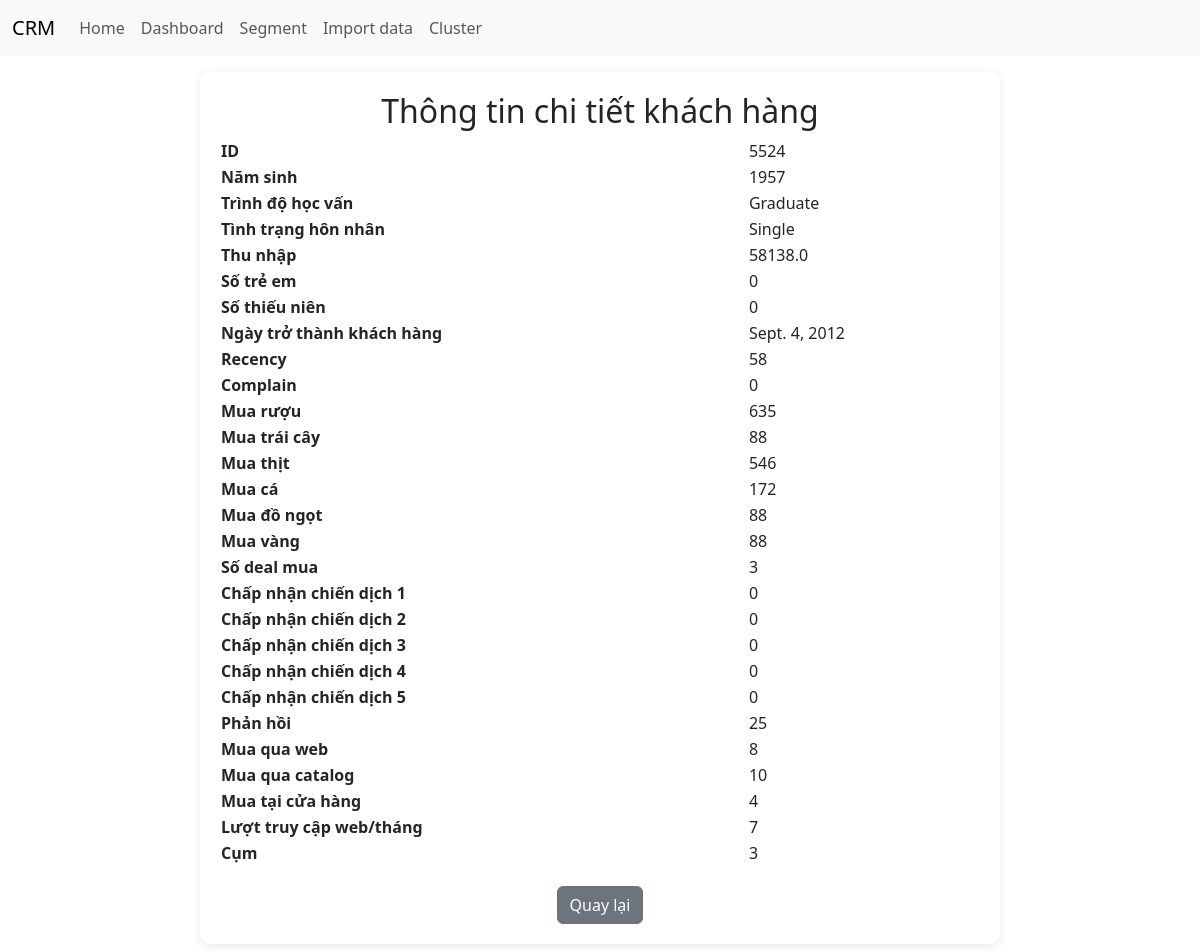
The page /customer/5524/ on the database its author committed.
### CPA_APP/models.py (models this page shows, shortened)
class Customer(models.Model):
    customer_id = models.CharField(primary_key=True)
    year_birth = models.IntegerField()
    education = models.CharField(max_length=50)
    marital_status = models.CharField(max_length=50)
    income = models.FloatField(null=True, blank=True)
    kidhome = models.IntegerField()
    teenhome = models.IntegerField()
    dt_customer = models.DateField()
    recency = models.IntegerField()
    complain = models.IntegerField()
    mnt_wines = models.IntegerField()
    mnt_fruits = models.IntegerField()
    mnt_meat_products = models.IntegerField()
    mnt_fish_products = models.IntegerField()
    mnt_sweet_products = models.IntegerField()
    mnt_gold_prods = models.IntegerField()
    num_deals_purchases = models.IntegerField()
    accepted_cmp1 = models.IntegerField()
    accepted_cmp2 = models.IntegerField()
    accepted_cmp3 = models.IntegerField()
    accepted_cmp4 = models.IntegerField()
    accepted_cmp5 = models.IntegerField()
    response = models.IntegerField()
    num_web_purchases = models.IntegerField()
    num_catalog_purchases = models.IntegerField()
    num_store_purchases = models.IntegerField()
    num_web_visits_month = models.IntegerField()
    cluster = models.CharField(max_length=200,null=True, blank=True)  # Optional field for clustering

### CPA_APP/views.py (the view)
# urls.py: path('customer/<str:customer_id>/', views.customer_detail, name='customer_detail'),
def customer_detail(request, customer_id):
    customer = get_object_or_404(Customer, customer_id=customer_id)
    return render(request, 'customer_detail.html', {'customer': customer})

### templates/customer_detail.html
{% extends "main.html" %}
{% block content %}
<div style="max-width: 800px; margin: auto; padding: 20px; background: white; border-radius: 10px; box-shadow: 0 2px 8px rgba(0,0,0,0.1);">
    <h2 style="text-align: center;">Thông tin chi tiết khách hàng</h2>
    <table style="width: 100%; border-collapse: collapse;">
        <tr><th>ID</th><td>{{ customer.customer_id }}</td></tr>
        <tr><th>Năm sinh</th><td>{{ customer.year_birth }}</td></tr>
        <tr><th>Trình độ học vấn</th><td>{{ customer.education }}</td></tr>
        <tr><th>Tình trạng hôn nhân</th><td>{{ customer.marital_status }}</td></tr>
        <tr><th>Thu nhập</th><td>{{ customer.income }}</td></tr>
        <tr><th>Số trẻ em</th><td>{{ customer.kidhome }}</td></tr>
        <tr><th>Số thiếu niên</th><td>{{ customer.teenhome }}</td></tr>
        <tr><th>Ngày trở thành khách hàng</th><td>{{ customer.dt_customer }}</td></tr>
        <tr><th>Recency</th><td>{{ customer.recency }}</td></tr>
        <tr><th>Complain</th><td>{{ customer.complain }}</td></tr>
        <tr><th>Mua rượu</th><td>{{ customer.mnt_wines }}</td></tr>
        <tr><th>Mua trái cây</th><td>{{ customer.mnt_fruits }}</td></tr>
        <tr><th>Mua thịt</th><td>{{ customer.mnt_meat_products }}</td></tr>
        <tr><th>Mua cá</th><td>{{ customer.mnt_fish_products }}</td></tr>
        <tr><th>Mua đồ ngọt</th><td>{{ customer.mnt_sweet_products }}</td></tr>
        <tr><th>Mua vàng</th><td>{{ customer.mnt_gold_prods }}</td></tr>
        <tr><th>Số deal mua</th><td>{{ customer.num_deals_purchases }}</td></tr>
        <tr><th>Chấp nhận chiến dịch 1</th><td>{{ customer.accepted_cmp1 }}</td></tr>
        <tr><th>Chấp nhận chiến dịch 2</th><td>{{ customer.accepted_cmp2 }}</td></tr>
        <tr><th>Chấp nhận chiến dịch 3</th><td>{{ customer.accepted_cmp3 }}</td></tr>
        <tr><th>Chấp nhận chiến dịch 4</th><td>{{ customer.accepted_cmp4 }}</td></tr>
        <tr><th>Chấp nhận chiến dịch 5</th><td>{{ customer.accepted_cmp5 }}</td></tr>
        <tr><th>Phản hồi</th><td>{{ customer.response }}</td></tr>
        <tr><th>Mua qua web</th><td>{{ customer.num_web_purchases }}</td></tr>
        <tr><th>Mua qua catalog</th><td>{{ customer.num_catalog_purchases }}</td></tr>
        <tr><th>Mua tại cửa hàng</th><td>{{ customer.num_store_purchases }}</td></tr>
        <tr><th>Lượt truy cập web/tháng</th><td>{{ customer.num_web_visits_month }}</td></tr>
        <tr><th>Cụm</th><td>{{ customer.cluster }}</td></tr>
    </table>
    <div style="text-align: center; margin-top: 20px;">
        <a href="javascript:history.back()" class="btn btn-secondary">Quay lại</a>
    </div>
</div>
{% endblock %}

### rows shown on the page
Customer: customer_id "5524", year_birth "1957", education "Graduate", marital_status "Single", income "58138.0", kidhome "0", teenhome "0", dt_customer "Sept. 4, 2012", recency "58", complain "0", mnt_wines "635", mnt_fruits "88", mnt_meat_products "546", mnt_fish_products "172", mnt_sweet_products "88", mnt_gold_prods "88", num_deals_purchases "3", accepted_cmp1 "0", accepted_cmp2 "0", accepted_cmp3 "0", accepted_cmp4 "0", accepted_cmp5 "0", response "25", num_web_purchases "8", num_catalog_purchases "10", num_store_purchases "4", num_web_visits_month "7", cluster "3"
